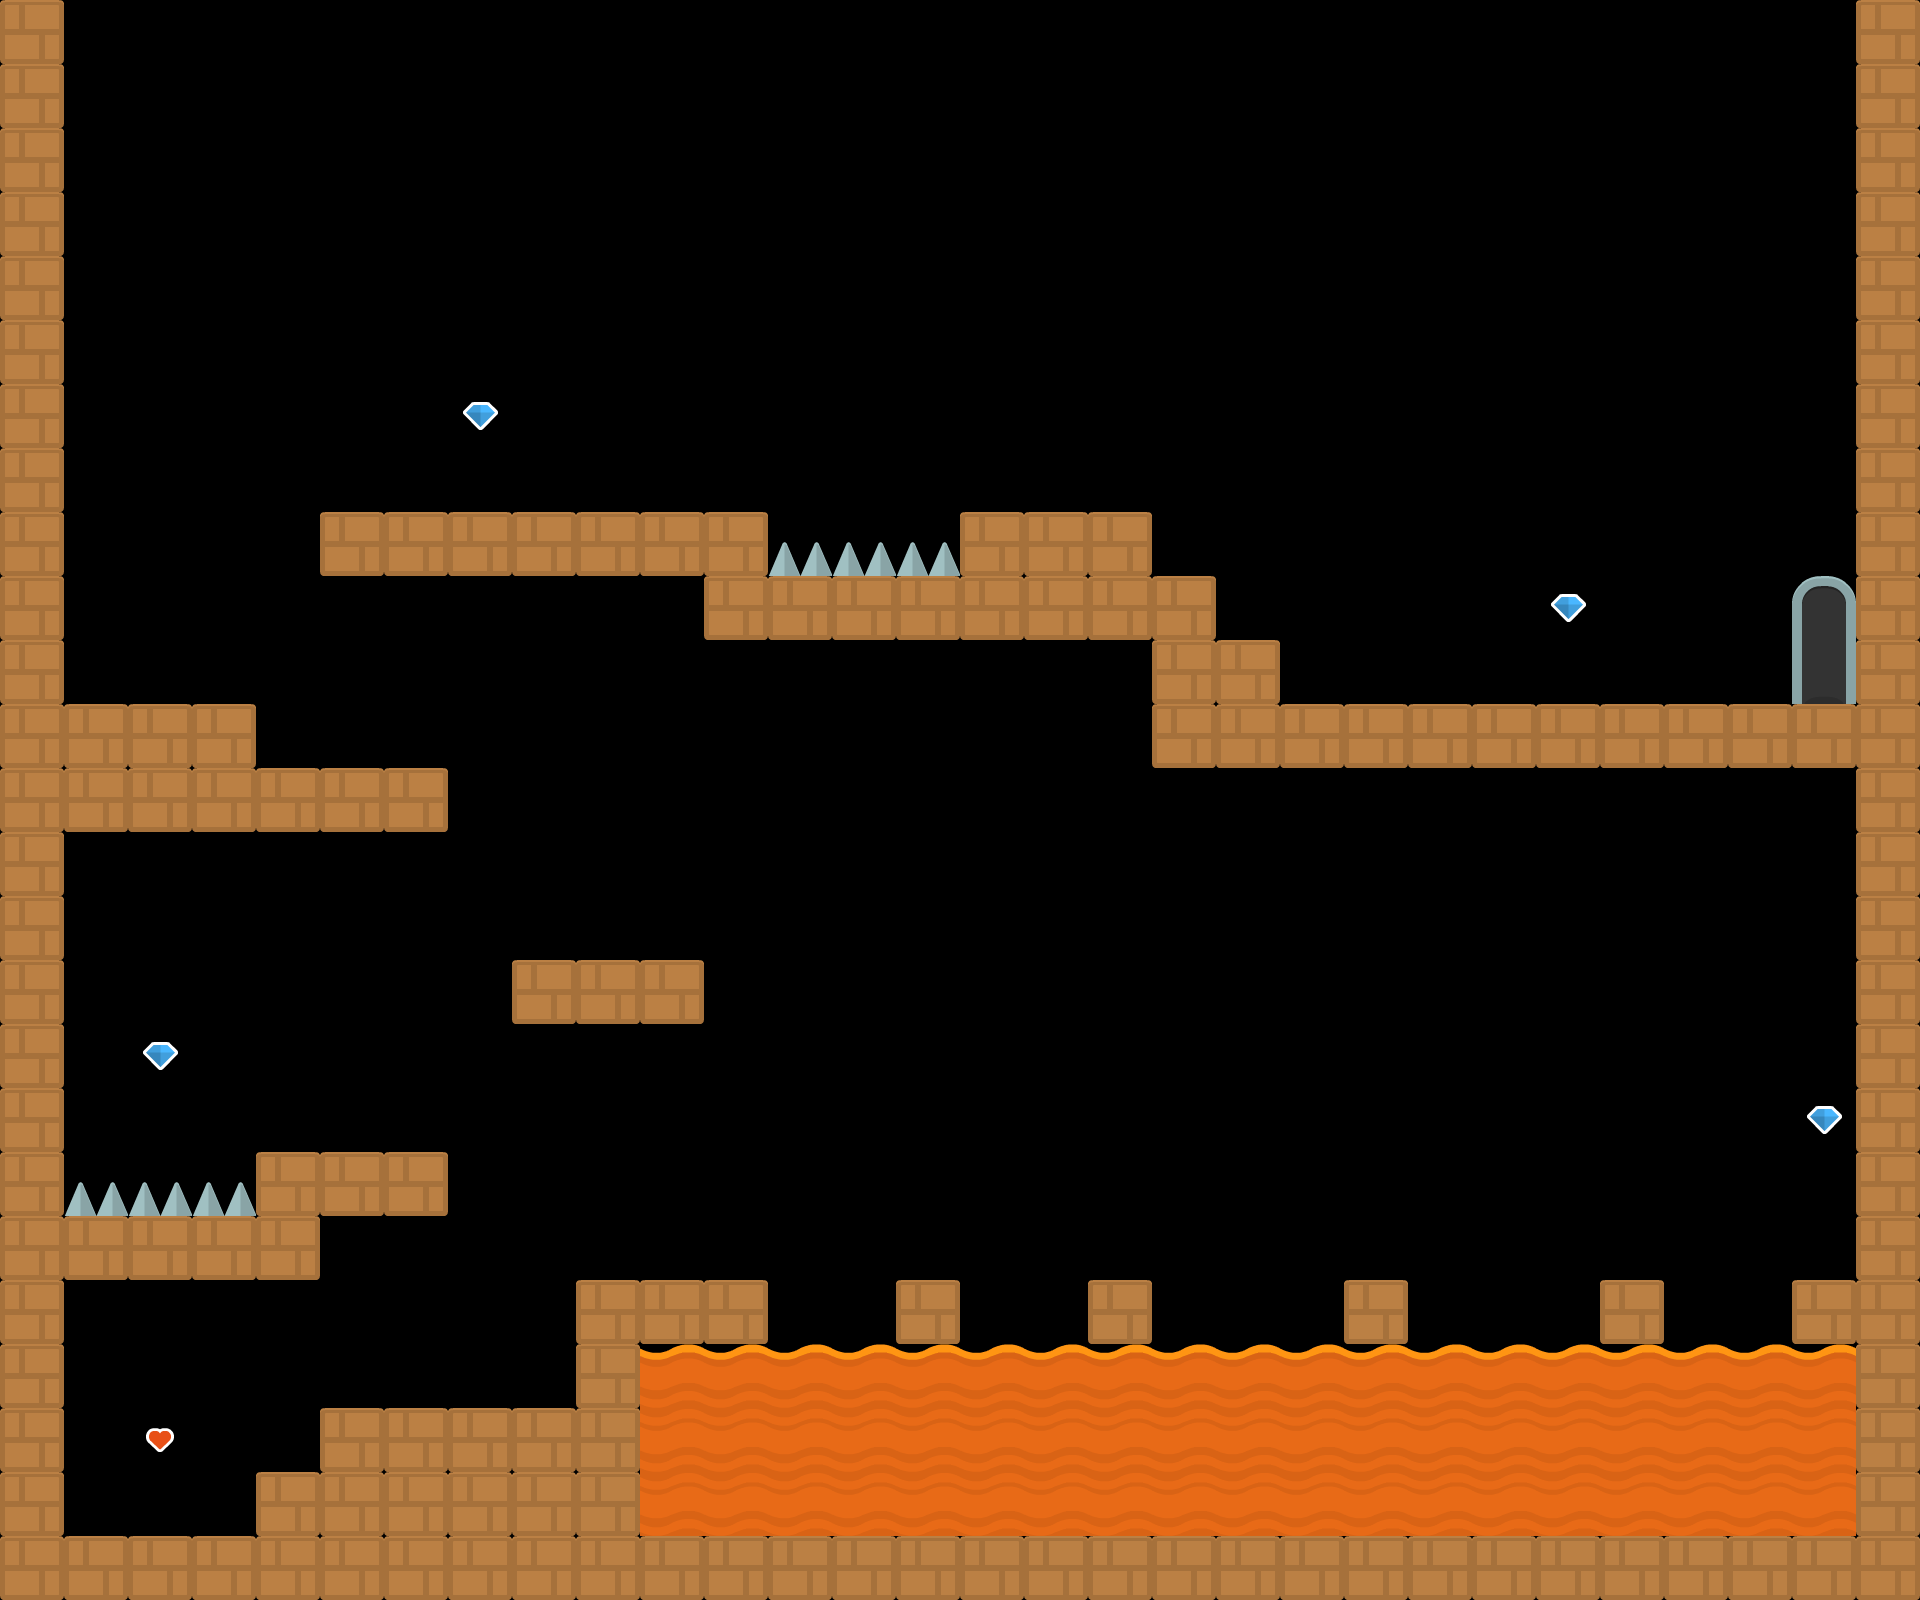

A level layout from a 2D game, rendered from its tile map. Below: a short description, then the map file with its tile-grid data intact:
An orthogonal 30x25 tile map with 64x64 px tiles, 1 tile layer (Слой тайлов 1).

<map version="1.9" tiledversion="1.9.2" orientation="orthogonal" renderorder="right-down" width="30" height="25" tilewidth="64" tileheight="64" infinite="0" nextlayerid="2" nextobjectid="1">
 <tileset firstgid="1" source="platformPack_tilesheet.tsx" />
 <layer id="1" name="Слой тайлов 1" width="30" height="25">
  <data encoding="csv">
46,0,0,0,0,0,0,0,0,0,0,0,0,0,0,0,0,0,0,0,0,0,0,0,0,0,0,0,0,46,
46,0,0,0,0,0,0,0,0,0,0,0,0,0,0,0,0,0,0,0,0,0,0,0,0,0,0,0,0,46,
46,0,0,0,0,0,0,0,0,0,0,0,0,0,0,0,0,0,0,0,0,0,0,0,0,0,0,0,0,46,
46,0,0,0,0,0,0,0,0,0,0,0,0,0,0,0,0,0,0,0,0,0,0,0,0,0,0,0,0,46,
46,0,0,0,0,0,0,0,0,0,0,0,0,0,0,0,0,0,0,0,0,0,0,0,0,0,0,0,0,46,
46,0,0,0,0,0,0,0,0,0,0,0,0,0,0,0,0,0,0,0,0,0,0,0,0,0,0,0,0,46,
46,0,0,0,0,0,0,50,0,0,0,0,0,0,0,0,0,0,0,0,0,0,0,0,0,0,0,0,0,46,
46,0,0,0,0,0,0,0,0,0,0,0,0,0,0,0,0,0,0,0,0,0,0,0,0,0,0,0,0,46,
46,0,0,0,0,46,46,46,46,46,46,46,71,71,71,46,46,46,0,0,0,0,0,0,0,0,0,0,0,46,
46,0,0,0,0,0,0,0,0,0,0,46,46,46,46,46,46,46,46,0,0,0,0,0,50,0,0,0,76,46,
46,0,0,0,0,0,0,0,0,0,0,0,0,0,0,0,0,0,46,46,0,0,0,0,0,0,0,0,90,46,
46,46,46,46,0,0,0,0,0,0,0,0,0,0,0,0,0,0,46,46,46,46,46,46,46,46,46,46,46,46,
46,46,46,46,46,46,46,0,0,0,0,0,0,0,0,0,0,0,0,0,0,0,0,0,0,0,0,0,0,46,
46,0,0,0,85,85,85,0,0,0,0,0,0,0,0,0,0,0,0,0,0,0,0,0,0,0,0,0,0,46,
46,0,0,0,0,0,0,0,0,0,0,0,0,0,0,0,0,0,0,0,0,0,0,0,0,0,0,0,0,46,
46,0,0,0,0,0,0,0,46,46,46,0,0,0,0,0,0,0,0,0,0,0,0,0,0,0,0,0,0,46,
46,0,50,0,0,0,85,85,85,0,0,0,0,0,0,0,0,0,0,0,0,0,0,0,0,0,0,0,0,46,
46,0,0,0,0,0,0,0,0,0,0,0,0,0,0,0,0,0,0,0,0,0,0,0,0,0,0,0,50,46,
46,71,71,71,46,46,46,85,0,0,0,14,14,14,14,14,14,14,14,14,14,14,14,14,14,14,14,14,14,46,
46,46,46,46,46,0,0,0,0,0,0,14,14,14,14,14,14,14,14,14,14,14,14,14,14,14,14,14,14,46,
46,0,0,0,0,0,0,0,0,46,46,46,85,85,46,85,85,46,85,85,85,46,85,85,85,46,85,85,46,46,
46,0,0,0,0,0,0,0,0,46,6,6,6,6,6,6,6,6,6,6,6,6,6,6,6,6,6,6,6,46,
46,0,68,0,0,46,46,46,46,46,20,20,20,20,20,20,20,20,20,20,20,20,20,20,20,20,20,20,20,46,
46,0,0,0,46,46,46,46,46,46,20,20,20,20,20,20,20,20,20,20,20,20,20,20,20,20,20,20,20,46,
46,46,46,46,46,46,46,46,46,46,46,46,46,46,46,46,46,46,46,46,46,46,46,46,46,46,46,46,46,46
</data>
 </layer>
</map>
